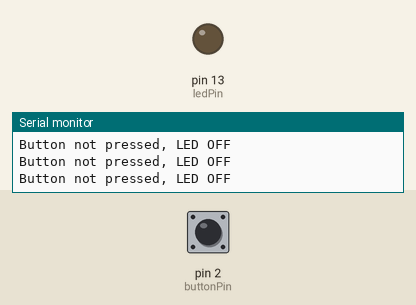
Recording of a program running on a simulated Arduino Uno, built with avr-gcc and run on an emulated ATmega328P. Parts: output pins drawn as LEDs (lit = HIGH), the last lines printed to the serial monitor. Inputs (shaded band) come from the test bench; at power-on: pin 2 (buttonPin) HIGH.

Above: at 1.2 s.
1.3 s: pin 2 (buttonPin) pulled LOW for 0.15 s
At 1.4 s:
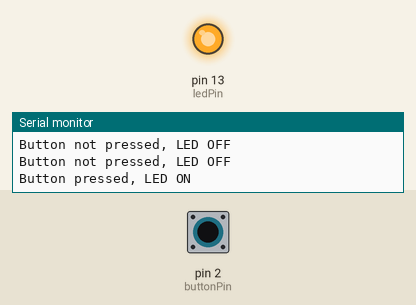
3.0 s: pin 2 (buttonPin) pulled LOW for 3.2 s
At 6.5 s:
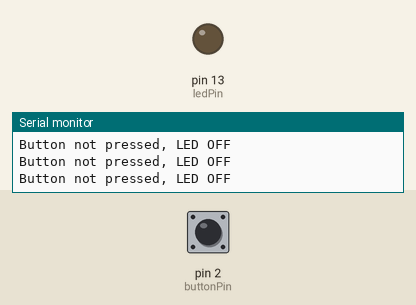
Timing chart, 0 to 8.0 s (numbered marks = the images above; inputs shaded):
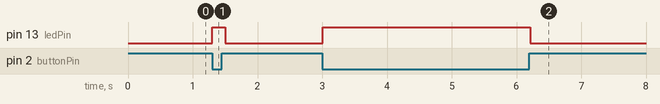

Measured:
- after the input at 1.3 s, pin 13 (ledPin): LOW → HIGH at once, → LOW 0.20 s later
- after the input at 3.0 s, pin 13 (ledPin): LOW → HIGH at once, → LOW 3.2 s later

The program:

main.cpp
```cpp
#include <Arduino.h>

int buttonPin = 2; // Button connected to pin 2
int ledPin = 13;
int buttonState = 0;

void setup() {
  pinMode(buttonPin, INPUT_PULLUP); // Set pin as input with pull-up reisstor
  pinMode(ledPin, OUTPUT);
  Serial.begin(9600);
}

void loop() {
  buttonState = digitalRead(buttonPin);

  if (buttonState == LOW) { // Button pressed (LOW because of pull-up)
    digitalWrite(ledPin, HIGH);
    Serial.println("Button pressed, LED ON");
  } else {
    digitalWrite(ledPin, LOW);
    Serial.println("Button not pressed, LED OFF");
  }

  delay(100); // Debounce delay
}
```
